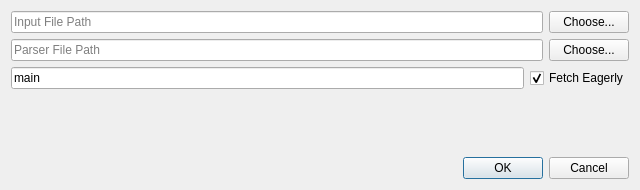
<?xml version="1.0" encoding="UTF-8"?>
<ui version="4.0">
 <class>NewTab</class>
 <widget class="QDialog" name="NewTab">
  <property name="geometry">
   <rect>
    <x>0</x>
    <y>0</y>
    <width>640</width>
    <height>190</height>
   </rect>
  </property>
  <property name="windowTitle">
   <string>Dialog</string>
  </property>
  <layout class="QVBoxLayout" name="verticalLayout">
   <item>
    <layout class="QHBoxLayout" name="inputFileLayout">
     <item>
      <widget class="QLineEdit" name="inputFileEdit">
       <property name="placeholderText">
        <string>Input File Path</string>
       </property>
      </widget>
     </item>
     <item>
      <widget class="QPushButton" name="intputFileButton">
       <property name="text">
        <string>Choose...</string>
       </property>
      </widget>
     </item>
    </layout>
   </item>
   <item>
    <layout class="QHBoxLayout" name="parserFileLayout">
     <item>
      <widget class="QLineEdit" name="parserFileEdit">
       <property name="placeholderText">
        <string>Parser File Path</string>
       </property>
      </widget>
     </item>
     <item>
      <widget class="QPushButton" name="parserFileButton">
       <property name="text">
        <string>Choose...</string>
       </property>
      </widget>
     </item>
    </layout>
   </item>
   <item>
    <layout class="QHBoxLayout" name="horizontalLayout_2">
     <item>
      <widget class="QLineEdit" name="parserNameEdit">
       <property name="text">
        <string>main</string>
       </property>
       <property name="placeholderText">
        <string>Parser Name</string>
       </property>
      </widget>
     </item>
     <item>
      <widget class="QCheckBox" name="fetchEager">
       <property name="text">
        <string>Fetch Eagerly</string>
       </property>
       <property name="checked">
        <bool>true</bool>
       </property>
       <property name="tristate">
        <bool>false</bool>
       </property>
      </widget>
     </item>
    </layout>
   </item>
   <item>
    <spacer name="verticalSpacer">
     <property name="orientation">
      <enum>Qt::Vertical</enum>
     </property>
     <property name="sizeHint" stdset="0">
      <size>
       <width>20</width>
       <height>329</height>
      </size>
     </property>
    </spacer>
   </item>
   <item>
    <widget class="QDialogButtonBox" name="buttonBox">
     <property name="orientation">
      <enum>Qt::Horizontal</enum>
     </property>
     <property name="standardButtons">
      <set>QDialogButtonBox::Cancel|QDialogButtonBox::Ok</set>
     </property>
    </widget>
   </item>
  </layout>
 </widget>
 <resources/>
 <connections>
  <connection>
   <sender>buttonBox</sender>
   <signal>accepted()</signal>
   <receiver>NewTab</receiver>
   <slot>accept()</slot>
   <hints>
    <hint type="sourcelabel">
     <x>248</x>
     <y>254</y>
    </hint>
    <hint type="destinationlabel">
     <x>157</x>
     <y>274</y>
    </hint>
   </hints>
  </connection>
  <connection>
   <sender>buttonBox</sender>
   <signal>rejected()</signal>
   <receiver>NewTab</receiver>
   <slot>reject()</slot>
   <hints>
    <hint type="sourcelabel">
     <x>316</x>
     <y>260</y>
    </hint>
    <hint type="destinationlabel">
     <x>286</x>
     <y>274</y>
    </hint>
   </hints>
  </connection>
 </connections>
</ui>
